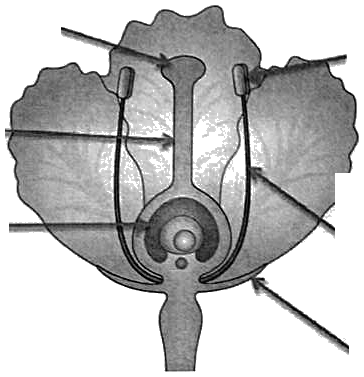
#> input picture unit-plants-metals/fig/flower.png, 364 x 377 px; its folder holds 4 pictures in this run
$ python anchors.py
#> lines starting #> are read from the running program, lines starting #| are printed output that depends on the picture; after the words box and inside, x2 and y2 are one past the last pixel; in counts of white or black regions, pixels touching at a corner belong together
#!/usr/bin/env python3
"""Label anchors for the booklet crops, written to fig/anchors.tex.

Arrow tails: inside a small search window around the printed leader's
tail, take the extreme dark pixel in the given direction (pixel scan, not
eye placement). Part targets for figures whose printed leaders were
cropped away (leaf): window centre refined to the darkest-outlined point
is not needed; the target is the window centre, checked on the contact
sheet. Coordinates are written as fractions of the crop size, y measured
upward, so the TikZ overlay scales with the image width.
"""
import os
import cv2
import numpy as np

HERE = os.path.dirname(os.path.abspath(__file__))
FIG = os.path.join(os.path.dirname(HERE), "fig")

# fig: {label: (x0, y0, x1, y1, mode)}  window in crop pixels
# mode: "L"/"R"/"T" extreme dark pixel; "C" window centre (part target)
SPEC = {
    "flower": {
        "stigma": (40, 10, 90, 45, "L"), "style": (0, 115, 40, 145, "L"),
        "ovary": (0, 212, 40, 240, "L"), "anther": (320, 40, 364, 72, "R"),
        "filament": (300, 205, 364, 250, "R"), "sepal": (320, 320, 364, 377, "R"),
    },
    "seed": {
        "testa": (400, 8, 448, 32, "R"), "plumule": (400, 92, 448, 116, "R"),
        "radicle": (400, 186, 448, 210, "R"), "cotyledon": (0, 180, 40, 206, "L"),
    },
    "leaf": {
        "cuticle": (20, 6, 60, 18, "C"), "upper": (30, 26, 60, 44, "C"),
        "palisade": (18, 80, 38, 108, "C"), "spongy": (120, 156, 142, 176, "C"),
        "vein": (127, 278, 147, 298, "C"), "lower": (30, 382, 60, 400, "C"),
        "guard": (236, 398, 252, 414, "C"), "stoma": (283, 386, 299, 402, "C"),
    },
    "visking": {
        "capillary": (55, 40, 79, 64, "R"), "sucrose": (55, 432, 79, 450, "R"),
        "tubing": (55, 550, 79, 570, "R"),
    },
    "varleaf": {
        "green": (160, 0, 210, 20, "R"), "white": (170, 30, 215, 52, "R"),
    },
}


def tail(d, x0, y0, x1, y1, mode):
    if mode == "C":
        return (x0 + x1) / 2, (y0 + y1) / 2
    ys, xs = np.nonzero(d[y0:y1, x0:x1])
    if len(xs) == 0:
        raise SystemExit(f"no dark pixel in window {(x0, y0, x1, y1)}")
    k = {"L": np.argmin(xs), "R": np.argmax(xs), "T": np.argmin(ys)}[mode]
    return x0 + xs[k], y0 + ys[k]


def main():
    out = ["% fig/anchors.tex -- written by tools/anchors.py; do not edit"]
    for fig, labels in SPEC.items():
        g = cv2.imread(os.path.join(FIG, fig + ".png"), 0)
#> g is the input picture: shape (377, 364); min 0, max 255, mean 190.8
        h, w = g.shape
#> h = 377; w = 364
        d = g < 175
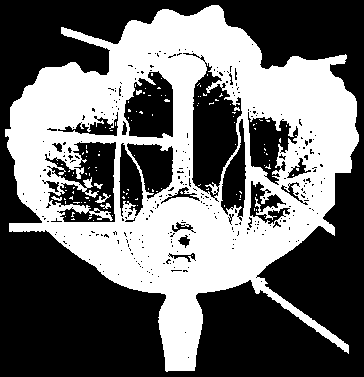
#> d: shape (377, 364) bool; 42.2% white; 119 white regions (113 under 20 px), largest, box (x1, y1, x2, y2) and area: (5, 5, 359, 372) 57434, (95, 193, 111, 203) 56, (100, 203, 111, 209) 33, (51, 196, 62, 201) 29, (94, 183, 103, 189) 28, (136, 90, 142, 95) 23
        out.append(f"\\def\\anc{fig}aspect{{{h / w:.4f}}}")
        for lab, win in labels.items():
            x, y = tail(d, *win)
            out.append(f"\\expandafter\\def\\csname anc@{fig}@{lab}\\endcsname"
                       f"{{{x / w:.4f},{(h - y) / w:.4f}}}")
#> this loop made 6 passes
#> (k in tail, x, y) on passes 1 to 6: (0, 61, 27), (418, 5, 129), (20, 9, 223), (8, 346, 55), (642, 334, 227), (212, 348, 345)
#> after the loop, out = 8 items
#> pass 2 of the loop in main, `for fig, labels in SPEC.items():`:
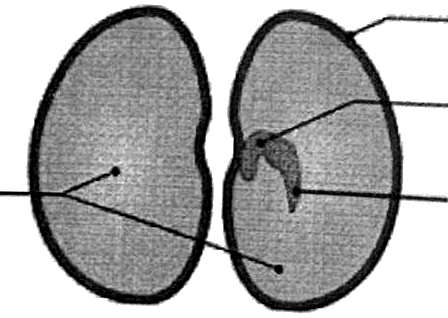
#> input picture unit-plants-metals/fig/seed.png, 448 x 318 px
#> in main, g is the input picture: shape (318, 448); min 0, max 255, mean 170.5
#> in main, `d = g < 175`:
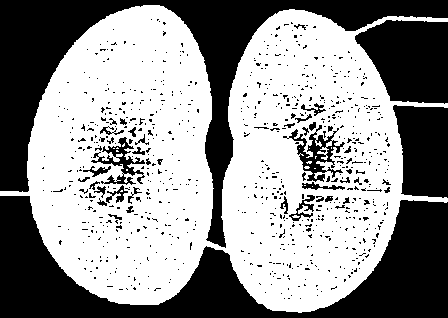
#> d: shape (318, 448) bool; 58% white; 789 black regions (746 under 20 px), largest, box (x1, y1, x2, y2) and area: (0, 196, 448, 318) 21656, (0, 0, 448, 248) 21463, (355, 20, 448, 104) 5991
#> the loop in main, `for lab, win in labels.items():` made 4 passes
#> (k in tail, x, y) on passes 1 to 4: (84, 447, 18), (70, 447, 103), (151, 447, 198), (126, 0, 191)
#> after the loop in main, `for lab, win in labels.items():`: out = 13 items
#> pass 3 of the loop in main, `for fig, labels in SPEC.items():`:
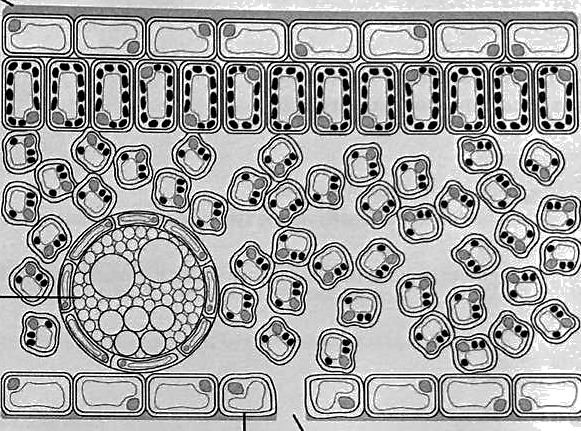
#> input picture unit-plants-metals/fig/leaf.png, 581 x 431 px
#> in main, g is the input picture: shape (431, 581); min 0, max 255, mean 165.5
#> in main, `d = g < 175`:
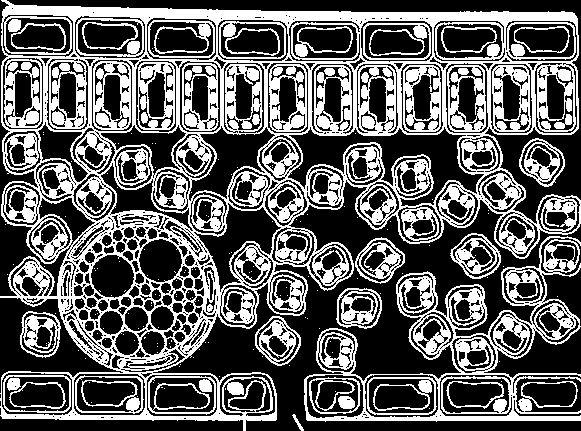
#> d: shape (431, 581) bool; 38.1% white; 230 white regions (188 under 20 px), largest, box (x1, y1, x2, y2) and area: (0, 0, 581, 431) 59931, (304, 236, 581, 422) 11343, (93, 61, 131, 130) 1443
#> the loop in main, `for lab, win in labels.items():` made 8 passes
#> (x, y) on passes 1 to 8: (40, 12), (45, 35), (28, 94), (131, 166), (137, 288), (45, 391), (244, 406), (291, 394)
#> after the loop in main, `for lab, win in labels.items():`: out = 22 items
#> the loop made 4 passes; the first 3 are shown
    open(os.path.join(FIG, "anchors.tex"), "w").write("\n".join(out) + "\n")
    print("\n".join(out))


if __name__ == "__main__":
#> (the run stopped early here; a loop or call above may not have finished)
